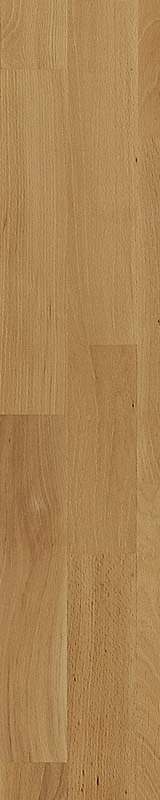
#> input picture example_data/bg/0r722991070.jpg, 160 x 800 px, given as the content of the folder E:/lxd_dataset/Textures/PVC, which was not available
$ python bg_abstract.py
#> lines starting #> are read from the running program, lines starting #| are printed output that depends on the picture; pictures that were not available may be replaced by others from this repository, and a replacement may not be noted
import cv2
import os
from os import path as osp


def bg_abs(ori_bg_dir, dst_bg_dir):
#> called with ori_bg_dir = 'E:\\lxd_dataset\\Textures\\PVC', dst_bg_dir = 'E:\\lxd\\OCR_project\\OCR_SOURCE\\bg'
    bg_img_paths = [osp.join(ori_bg_dir, basename) for basename in os.listdir(ori_bg_dir) if basename.endswith('jpg')]
    for bp in bg_img_paths:
        print(bp)
        bg_arr = cv2.imread(bp)
#> bg_arr is the input picture: shape (800, 160, 3); mean B, G, R 83.4, 131.9, 170.7
        h, w = bg_arr.shape[:2]
#> h = 800; w = 160
        bg_arr = cv2.resize(bg_arr,(1000,int(1000*w/h)))
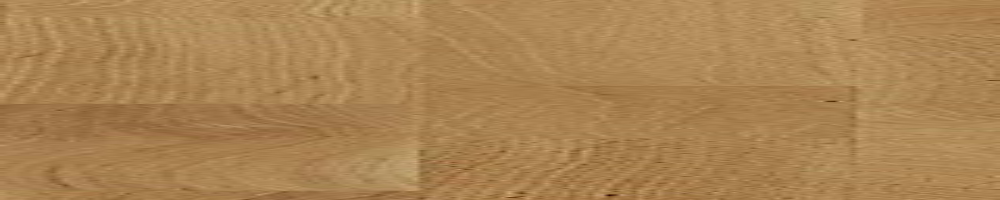
#> bg_arr: shape (200, 1000, 3); mean B, G, R 83.3, 131.8, 170.6
        dst_bg_arr = bg_arr[0:800, 0:160, :] if h > w else bg_arr[0:160, 0:800, :]
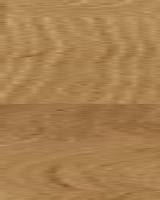
#> dst_bg_arr: shape (200, 160, 3); mean B, G, R 80.3, 128, 167.4
        if dst_bg_arr.shape[0] > dst_bg_arr.shape[1]:
            dst_bg_arr = cv2.rotate(dst_bg_arr, cv2.ROTATE_90_CLOCKWISE)
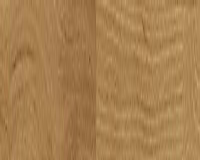
#> dst_bg_arr: shape (160, 200, 3); mean B, G, R 80.3, 128, 167.4
        dst_bg_arr = cv2.GaussianBlur(dst_bg_arr,(11,11),9)
        cv2.imwrite(osp.join(dst_bg_dir, osp.basename(bp)), dst_bg_arr)
        dst_bg_arr = dst_bg_arr[..., ::-1]
        cv2.imwrite(osp.join(dst_bg_dir, 'counterpart_' + osp.basename(bp)), dst_bg_arr)

if __name__ == '__main__':
    ori = r'E:\lxd_dataset\Textures\PVC'
    dst = r'E:\lxd\OCR_project\OCR_SOURCE\bg'
    bg_abs(ori, dst)

$ run again, on example_data/bg/2glPO24201.jpg
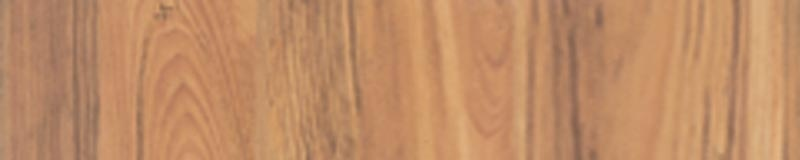
#> input picture example_data/bg/2glPO24201.jpg, 800 x 160 px, given as the content of the folder E:/lxd_dataset/Textures/PVC, which was not available
#> in bg_abs, bg_arr is the input picture: shape (160, 800, 3); mean B, G, R 102.4, 140.8, 191.7
#> in bg_abs, `bg_arr = cv2.resize(bg_arr,(1000,int(1000*w/h)))`:
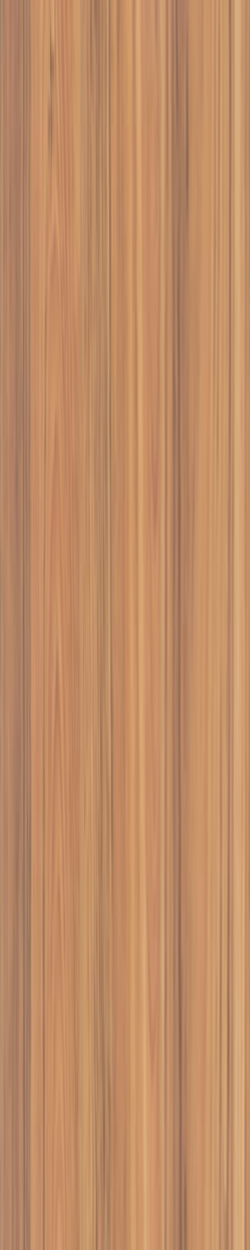
#> bg_arr: shape (5000, 1000, 3) (shown at 1/4 size); mean B, G, R 102.3, 140.7, 191.6
#> in bg_abs, `dst_bg_arr = bg_arr[0:800, 0:160, :] if h > w else bg_arr[0:160, 0:800..`:
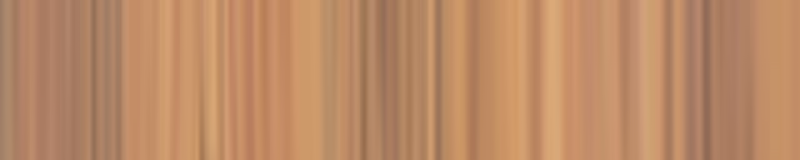
#> dst_bg_arr: shape (160, 800, 3); mean B, G, R 102.2, 138.6, 188.5
